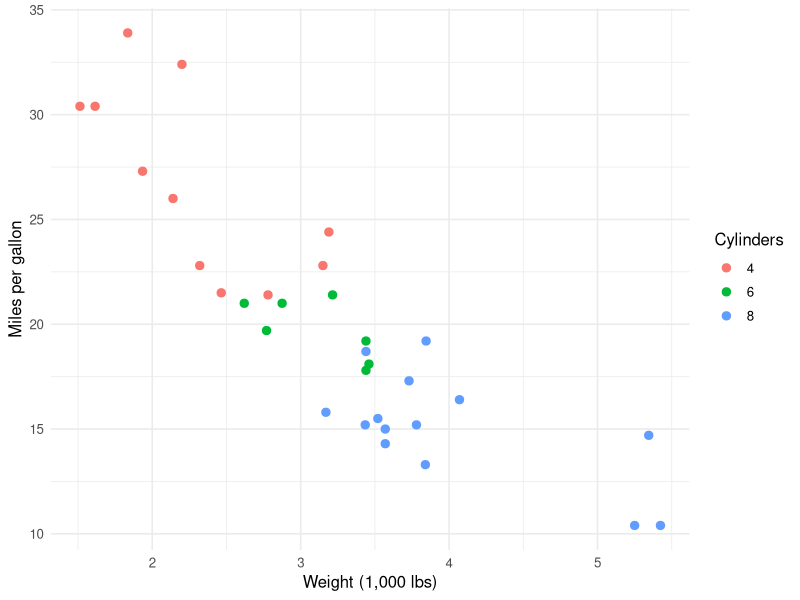

Recreate this plot in R.
## ---- chunk 1
#| label: fig-workflow-example
#| echo: true
#| warning: false
#| message: false
#| fig-width: 8
#| fig-height: 5.5
#| fig-cap: "A simple visualization example using R's built-in mtcars dataset."

library(ggplot2)

ggplot(mtcars, aes(x = wt, y = mpg, color = factor(cyl))) +
  geom_point(size = 2.5) +
  scale_color_manual(values = c("#F8766D", "#00BA38", "#619CFF")) +
  labs(
    x = "Weight (1,000 lbs)",
    y = "Miles per gallon",
    color = "Cylinders"
  ) +
  theme_minimal(base_size = 12)
